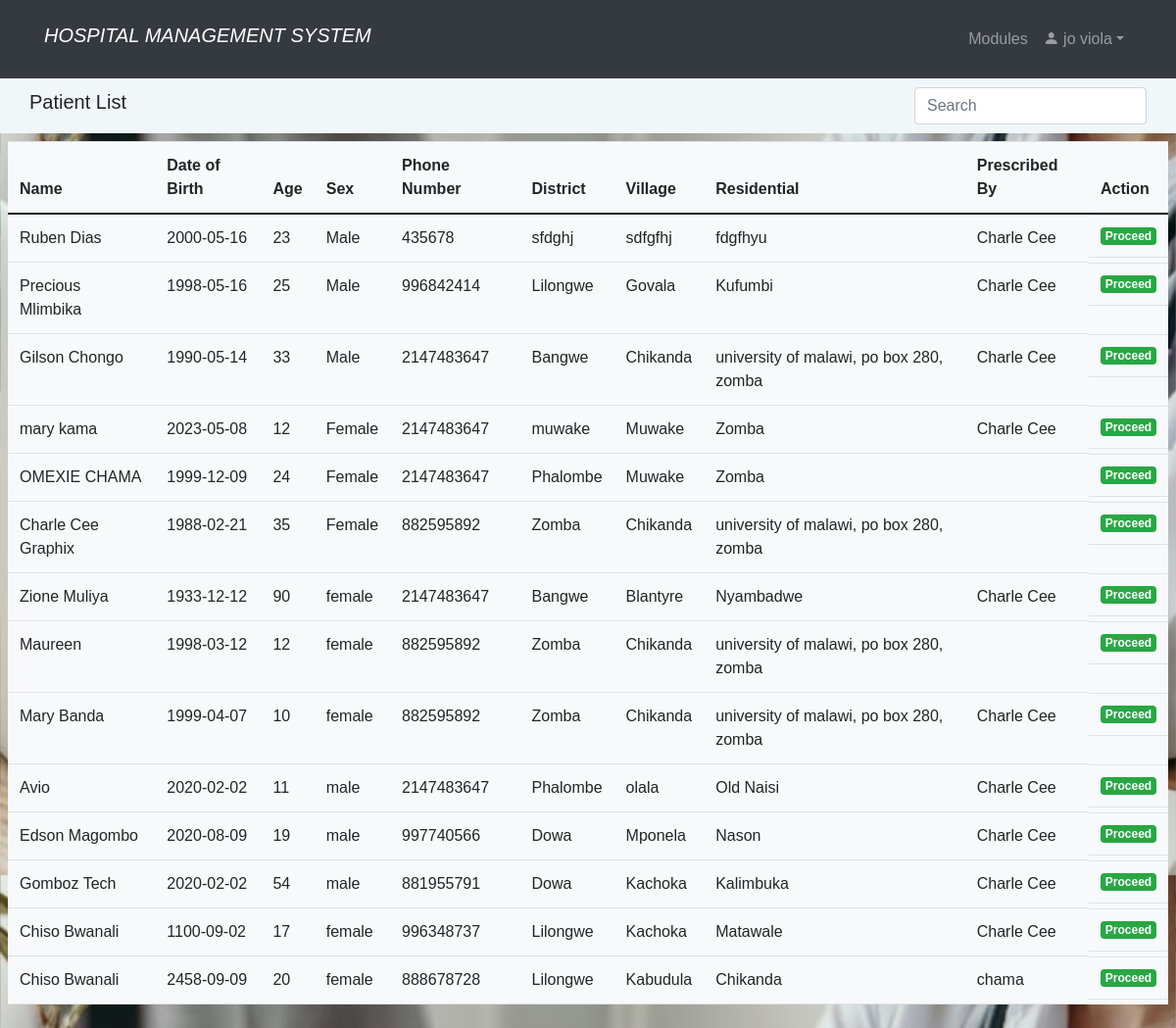
The app's page /patient_list_user.php (signed in), older data.
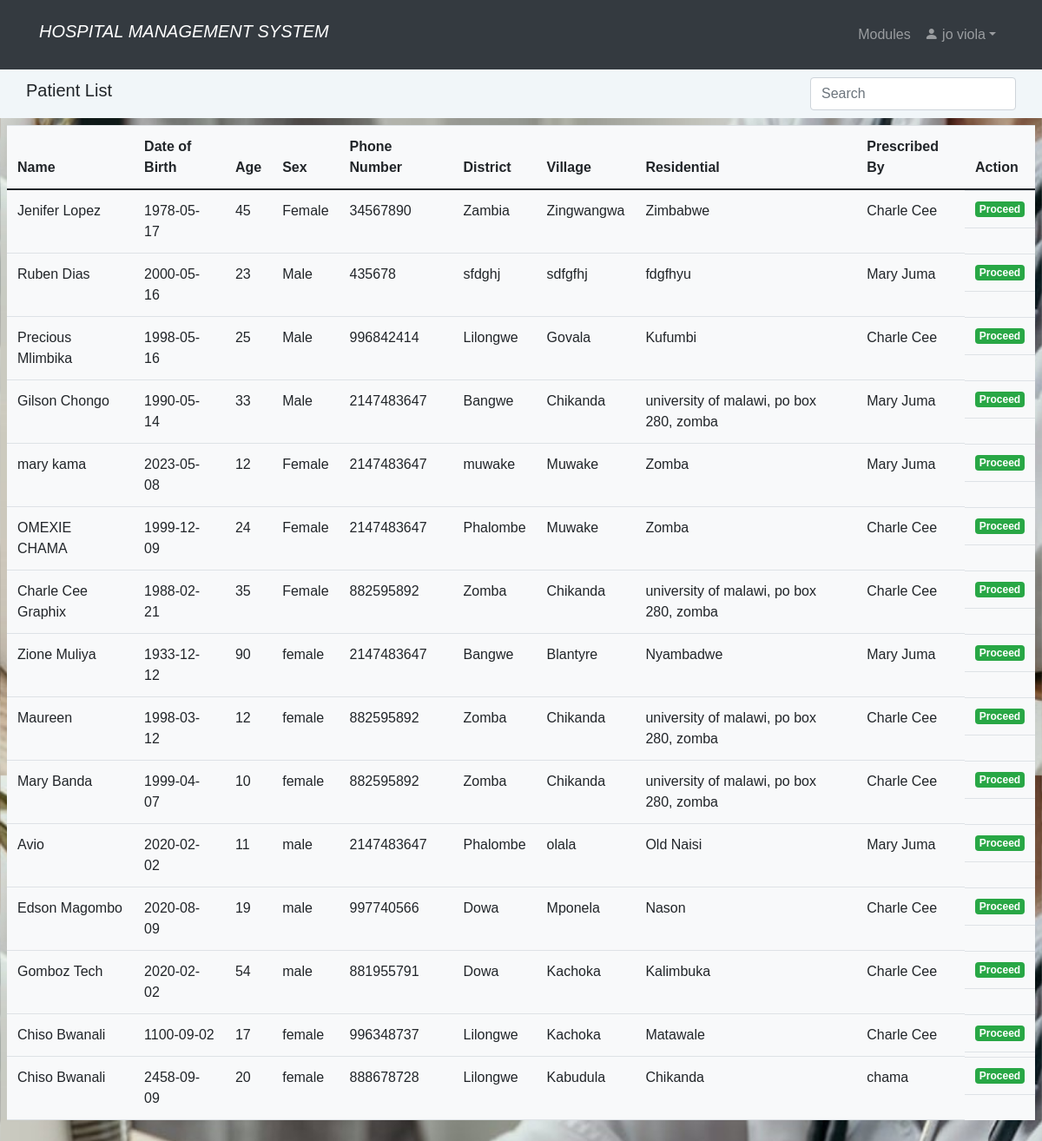
The same page, newer data.
### tables this page shows
CREATE TABLE `patient` (
  `id` int(11) NOT NULL,
  `name` varchar(100) NOT NULL,
  `date` date NOT NULL,
  `gender` varchar(10) NOT NULL,
  `age` int(2) NOT NULL,
  `phoneNumber` int(10) NOT NULL,
  `district` varchar(100) NOT NULL,
  `village` varchar(100) NOT NULL,
  `residential` varchar(100) NOT NULL,
  `others` text DEFAULT NULL,
  `symptoms` text DEFAULT NULL,
  `history` text DEFAULT NULL,
  `prescribed_by` text DEFAULT NULL,
  `prescribed_on` text DEFAULT NULL,
  `total_bills` int(15) DEFAULT NULL,
  `status` text NOT NULL DEFAULT 'not paid',
  `tests` text DEFAULT NULL,
  `lab_results` text DEFAULT NULL
);

### patient_list_user.php (the view, shortened to what this page needs)
<?php
if (isset($_SESSION['id']) && isset($_SESSION['uname'])){
  include "unavbar.php";
        ?>
<!DOCTYPE html>
<html>
<head>
	<link rel="stylesheet" href="https://maxcdn.bootstrapcdn.com/bootstrap/4.5.2/css/bootstrap.min.css">
	<link rel="stylesheet" href="home.css"/>
</head>
<body>
   <nav class="navbar navbar-expand py-1"style="background-color:#F1F6F9;" >
            <div class="container">
			<h5 class="navbar-brand"> Patient List</h5>
                <div class="collapse navbar-collapse" id="navmenu">
                    <ul class="navbar-nav ms-auto">
                        <li class="nav-item dropdown">
                        <input class="form-control me-1" id="myInput" style="width:100%; max-width:20rem" type="text" placeholder="Search" aria-label="Search">
                        </li>
                    </ul>
                </div>
            </div>
        </nav>
	<div class="p-2">
		<div class="row">
		<div class="col-md-12">
		<table class="table table-hover bg-light" style="overflow:auto">
                 <thead class="table table-hover">
				<tr>
					<th>Name</th>
					<th>Date of Birth</th>
					<th>Age</th>
					<th>Sex</th>
					<th>Phone Number</th>
					<th>District</th>
					<th>Village</th>
					<th>Residential</th>
					<th>Prescribed By</th>
					<th>Action</th>
					</tr>
			</thead>
			<tbody  id = "myTable">
				<?php
				$conn = new mysqli("localhost", "root", "", "hms");
                $query = "SELECT * FROM patient ORDER BY id DESC";
                $stmt = $conn->prepare($query);
                $stmt->execute();
                $result = $stmt->get_result();
				if ($result->num_rows > 0) {
					while ($row = $result->fetch_assoc()) { ?>
						 <tr>
							<td><?php echo $row["name"]; ?></td>
							<td><?php echo $row["date"]; ?></td>
							<td><?php echo $row["age"]; ?></td>
							<td><?php echo $row["gender"]; ?></td>
							<td><?php echo $row["phoneNumber"]; ?></td>
							<td><?php echo $row["district"]; ?></td>
							<td><?php echo $row["village"]; ?></td>
							<td><?php echo $row["residential"]; ?></td>
							<td><?php echo $row["prescribed_by"]; ?></td>
							<td class='btn-group btn-group-justified'>
									<a href='user_priscribe_form.php?view=<?php echo $row["id"]; ?>' class='badge bg-success'>Proceed</a>
							</td>
						</tr>
                      <?php
					}
				} else {
					echo "<tr><td colspan='12' class='text-center'>No patients found</td></tr>";
				}
				?>
			</tbody>
		</table>
	</div>
	</div>
</div>
</body>
</html>
<?php
    }else {
        header("Location: home.php");
        exit();
    }
?>

### unavbar.php (shortened to what this page needs)
<!doctype html>
<html lang="en">
    <head>
        <link rel="stylesheet" href="https://cdn.jsdelivr.net/npm/bootstrap-icons@1.3.0/font/bootstrap-icons.css">
        <link rel="stylesheet" href="style.css"/>
        <link rel="stylesheet" href="bootstrap-5.0.0/css/bootstrap.min.css"/>
    </head>
    <body>
        <nav class="navbar navbar-expand-lg bg-dark navbar-dark py-3">
            <div class="container">
                <h5 class="navbar-brand"><i>HOSPITAL MANAGEMENT SYSTEM</i></h5>
                <div class="collapse navbar-collapse" id="navmenu">
                    <ul class="navbar-nav ms-auto">
                        <li class="nav-item">
                            <a href="nurse_dashboard.php" class="nav-link"> Modules</a>
                        </li>
                        <li class="nav-item dropdown">
                            <a class="nav-link dropdown-toggle bi bi-person-fill" href="#" role="button" data-bs-toggle="dropdown" aria-expanded="false">
                            <?php echo $_SESSION['uname']; ?></a>
                        </li>
                    </ul>
                </div>
            </div>
        </nav>
    </body>
</html>

### style.css (style rules this page uses)
body { margin: 0; padding: 0; background: url(img/homepic.jpeg); background-size: 100%; font-family: sans-serif; }

### home.css (style rules this page uses)
body { margin: 0; padding: 0; background: url(img/homepic.jpeg); background-size: 100%; font-family: sans-serif; }

Row changes from the older to the newer data that the page shows:
added patient: name "Jenifer Lopez", date "1978-05-17", age "45", gender "Female", phoneNumber "34567890", district "Zambia", village "Zingwangwa", residential "Zimbabwe", prescribed_by "Charle Cee"
changed patient "Ruben Dias": prescribed_by "Charle Cee" → "Mary Juma"
changed patient "Gilson Chongo": prescribed_by "Charle Cee" → "Mary Juma"
changed patient "mary kama": prescribed_by "Charle Cee" → "Mary Juma"
changed patient "OMEXIE CHAMA": prescribed_by (not shown) → "Charle Cee"
changed patient "Charle Cee Graphix": prescribed_by (not shown) → "Charle Cee"
changed patient "Zione Muliya": prescribed_by "Charle Cee" → "Mary Juma"
changed patient "Maureen": prescribed_by (not shown) → "Charle Cee"
changed patient "Avio": prescribed_by "Charle Cee" → "Mary Juma"
